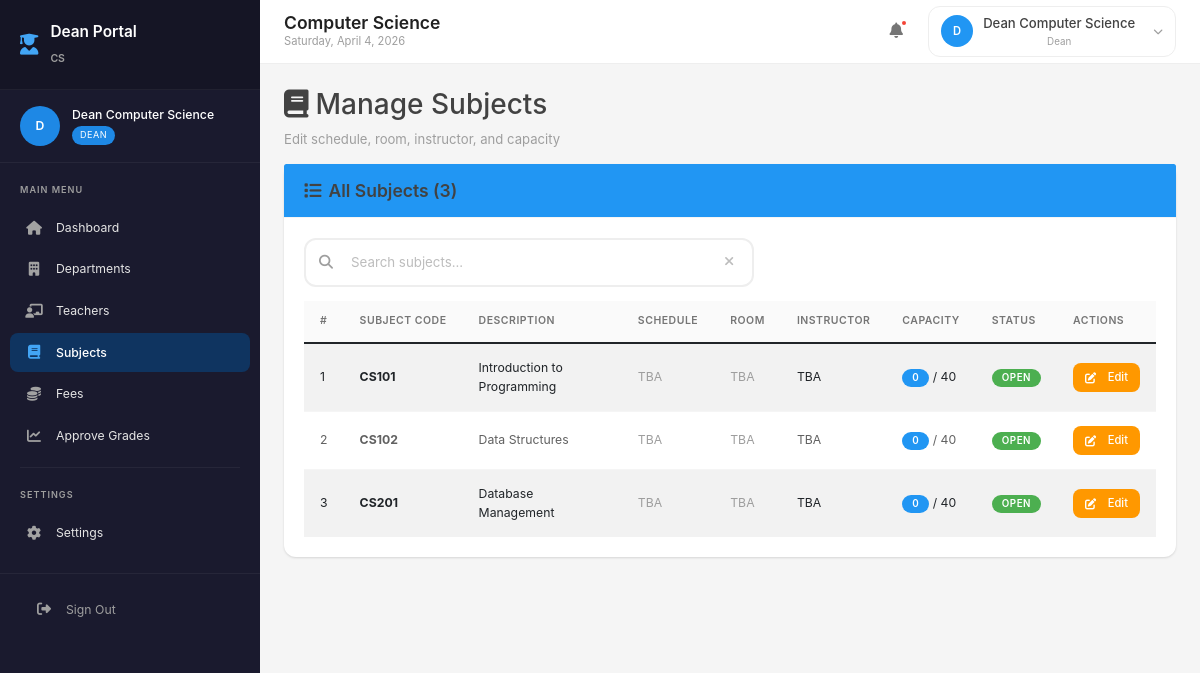
/dean/dashboard.php?page=subjects (signed in), run on the app's committed database.
### tables this page shows
CREATE TABLE system_users (
    id INT AUTO_INCREMENT PRIMARY KEY,
    username VARCHAR(100) NOT NULL UNIQUE,
    email VARCHAR(100) NOT NULL,
    password VARCHAR(255) NOT NULL,
    password_encrypted TEXT,
    role_id INT NOT NULL,
    first_name VARCHAR(100) NOT NULL,
    last_name VARCHAR(100) NOT NULL,
    employee_id VARCHAR(50),
    department_id INT,
    branch_id INT DEFAULT 1,
    is_active TINYINT(1) DEFAULT 1,
    last_login DATETIME,
    created_by INT,
    created_at TIMESTAMP DEFAULT CURRENT_TIMESTAMP,
    updated_at TIMESTAMP DEFAULT CURRENT_TIMESTAMP ON UPDATE CURRENT_TIMESTAMP,
    FOREIGN KEY (role_id) REFERENCES roles(id),
    FOREIGN KEY (branch_id) REFERENCES branches(id),
    FOREIGN KEY (created_by) REFERENCES system_users(id),
    INDEX idx_role (role_id),
    INDEX idx_department (department_id)
);

CREATE TABLE departments (
    id INT AUTO_INCREMENT PRIMARY KEY,
    name VARCHAR(255) NOT NULL,
    code VARCHAR(20) NOT NULL UNIQUE,
    dean_id INT NULL,
    passing_grade DECIMAL(5,2) DEFAULT 75.00,
    description TEXT,
    is_active TINYINT(1) DEFAULT 1,
    created_at TIMESTAMP DEFAULT CURRENT_TIMESTAMP
);

CREATE TABLE subjects (
    id INT AUTO_INCREMENT PRIMARY KEY,
    subject_code VARCHAR(20) NOT NULL,
    description VARCHAR(255) NOT NULL,
    course_code VARCHAR(20),  
    department_id INT,
    units DECIMAL(3,1) DEFAULT 0,
    lecture_units DECIMAL(3,1) DEFAULT 0,
    lab_units DECIMAL(3,1) DEFAULT 0,
    year_level INT DEFAULT 1,
    semester VARCHAR(20),  
    instructor VARCHAR(255),  
    instructor_id INT,  
    room VARCHAR(50),
    schedule VARCHAR(100),
    max_students INT DEFAULT 40,
    is_active TINYINT(1) DEFAULT 1,
    created_at TIMESTAMP DEFAULT CURRENT_TIMESTAMP,
    FOREIGN KEY (department_id) REFERENCES departments(id) ON DELETE SET NULL,
    FOREIGN KEY (instructor_id) REFERENCES system_users(id) ON DELETE SET NULL,
    UNIQUE KEY unique_subject (subject_code, course_code, year_level, semester)
);

### dean/pages/subjects.php (the view, shortened to what this page needs)
<?php
require_once '../config.php';
$per_page = 20;
$current_page = isset($_GET['page_num']) ? max(1, intval($_GET['page_num'])) : 1;
$dean_id = $_SESSION['user_id'];
$dean = $conn->query("SELECT su.*, d.id as dept_id FROM system_users su LEFT JOIN departments d ON su.department_id = d.id WHERE su.id = $dean_id")->fetch_assoc();
$dept_id = $dean['department_id'] ?? 0;
$MAX_STUDENTS = 40;
$subjects = $conn->query("SELECT s.id, s.subject_code, s.description, s.units, s.schedule, s.room, s.instructor_id, s.max_students, s.is_active, c.name as course_name, CONCAT(su.first_name, ' ', su.last_name) as instructor_name
    FROM subjects s
    LEFT JOIN courses c ON s.course_code = c.code
    LEFT JOIN system_users su ON s.instructor_id = su.id
    WHERE c.department_id = $dept_id
    ORDER BY s.subject_code
    LIMIT {$per_page} OFFSET " . (($current_page - 1) * $per_page));
$enrollment_counts = [];
?>
<h2><i class="fas fa-book me-2"></i>Manage Subjects</h2>
<p class="text-muted">Edit schedule, room, instructor, and capacity</p>
<div class="card">
    <div class="card-header bg-primary text-white">
        <h5 class="mb-0"><i class="fas fa-list me-2"></i>All Subjects (<?php echo $subjects ? $subjects->num_rows : 0; ?>)</h5>
    </div>
    <div class="card-body">
        <?php if ($subjects && $subjects->num_rows > 0): ?>
            <div class="search-wrapper mb-3"><i class="fas fa-search search-icon"></i><input type="text" class="search-input" data-table="subjectsTable" placeholder="Search subjects..."><button type="button" class="search-clear" onclick="clearSearch(this)"><i class="fas fa-times"></i></button></div>
            <table class="table table-striped datatable" id="subjectsTable">
                <thead>
                    <tr>
                        <th>#</th>
                        <th>Subject Code</th>
                        <th>Description</th>
                        <th>Schedule</th>
                        <th>Room</th>
                        <th>Instructor</th>
                        <th>Capacity</th>
                        <th>Status</th>
                        <th>Actions</th>
                    </tr>
                </thead>
                <tbody>
                    <?php $i = 1; while ($subject = $subjects->fetch_assoc()): ?>
                        <?php
                        $enrolled_count = $enrollment_counts[$subject['id']] ?? 0;
                        $capacity_class = $enrolled_count >= $MAX_STUDENTS ? 'bg-danger' : ($enrolled_count >= $MAX_STUDENTS - 5 ? 'bg-warning' : 'bg-primary');
                        ?>
                        <tr>
                            <td><?php echo $i++; ?></td>
                            <td><strong><?php echo htmlspecialchars($subject['subject_code']); ?></strong></td>
                            <td><?php echo htmlspecialchars($subject['description'] ?? ''); ?></td>
                            <td><?php echo $subject['schedule'] ?: '<span class="text-muted">TBA</span>'; ?></td>
                            <td><?php echo $subject['room'] ?: '<span class="text-muted">TBA</span>'; ?></td>
                            <td><?php echo htmlspecialchars($subject['instructor_name'] ?: 'TBA'); ?></td>
                            <td>
                                <span class="badge <?php echo $capacity_class; ?>"><?php echo $enrolled_count; ?></span> / <?php echo $subject['max_students']; ?>
                            </td>
                            <td>
                                <?php if ($subject['is_active']): ?>
                                    <span class="badge bg-success">Open</span>
                                <?php else: ?>
                                    <span class="badge bg-secondary">Closed</span>
                                <?php endif; ?>
                            </td>
                            <td>
                                <a href="?page=subjects&edit_subject=<?php echo $subject['id']; ?>" class="btn btn-sm btn-warning">
                                    <i class="fas fa-edit me-1"></i>Edit
                                </a>
                            </td>
                        </tr>
                    <?php endwhile; ?>
                </tbody>
            </table>
        <?php else: ?>
            <p class="text-center text-muted">No subjects found.</p>
        <?php endif; ?>
    </div>
</div>

### dean/dashboard.php (shortened to what this page needs)
<?php
require_once "../config.php";
$dean_id = $_SESSION["user_id"];
$page = isset($_GET["page"]) ? $_GET["page"] : "dashboard";
$user_name = $_SESSION["username"];
$dean = $conn->query("SELECT su.*, d.name as dept_name, d.code as dept_code
                      FROM system_users su
                      LEFT JOIN departments d ON su.department_id = d.id
                      WHERE su.id = $dean_id")->fetch_assoc();
?>
<!DOCTYPE html>
<html lang="en">
<head>
    <link href="https://cdn.jsdelivr.net/npm/bootstrap@5.1.3/dist/css/bootstrap.min.css" rel="stylesheet">
    <link rel="stylesheet" href="https://cdnjs.cloudflare.com/ajax/libs/font-awesome/6.4.0/css/all.min.css">
    <link rel="stylesheet" href="/enrollment_system/css/modern.css">
</head>
<body>
    <div class="app-container">
        <aside class="app-sidebar">
            <div class="sidebar-header">
                <a href="dashboard.php" class="sidebar-brand">
                    <i class="fas fa-user-graduate"></i>
                    <div>
                        <div>Dean Portal</div>
                        <small class="sidebar-subtitle"><?php echo htmlspecialchars($dean['dept_code'] ?? ''); ?></small>
                    </div>
                </a>
            </div>
            <div class="sidebar-user">
                <div class="user-avatar"><?php echo strtoupper(substr($user_name, 0, 1)); ?></div>
                <div class="user-info">
                    <h6><?php echo htmlspecialchars($user_name); ?></h6>
                    <span class="user-role-badge">Dean</span>
                </div>
            </div>
            <nav class="sidebar-nav">
                <div class="nav-section">
                    <div class="nav-section-title">Main Menu</div>
                    <div class="nav-item">
                        <a href="dashboard.php" class="nav-link <?php echo $page == 'dashboard' ? 'active' : ''; ?>">
                            <i class="fas fa-home"></i><span>Dashboard</span>
                        </a>
                    </div>
                    <div class="nav-item">
                        <a href="dashboard.php?page=departments" class="nav-link <?php echo $page == 'departments' ? 'active' : ''; ?>">
                            <i class="fas fa-building"></i><span>Departments</span>
                        </a>
                    </div>
                    <div class="nav-item">
                        <a href="dashboard.php?page=teachers" class="nav-link <?php echo $page == 'teachers' ? 'active' : ''; ?>">
                            <i class="fas fa-chalkboard-teacher"></i><span>Teachers</span>
                        </a>
                    </div>
                    <div class="nav-item">
                        <a href="dashboard.php?page=subjects" class="nav-link <?php echo $page == 'subjects' ? 'active' : ''; ?>">
                            <i class="fas fa-book"></i><span>Subjects</span>
                        </a>
                    </div>
                    <div class="nav-item">
                        <a href="dashboard.php?page=fees" class="nav-link <?php echo $page == 'fees' ? 'active' : ''; ?>">
                            <i class="fas fa-coins"></i><span>Fees</span>
                        </a>
                    </div>
                    <div class="nav-item">
                        <a href="dashboard.php?page=grades" class="nav-link <?php echo $page == 'grades' ? 'active' : ''; ?>">
                            <i class="fas fa-chart-line"></i><span>Approve Grades</span>
                        </a>
                    </div>
                </div>
                <div class="nav-divider"></div>
                <div class="nav-section">
                    <div class="nav-section-title">Settings</div>
                    <div class="nav-item">
                        <a href="dashboard.php?page=settings" class="nav-link <?php echo $page == 'settings' ? 'active' : ''; ?>">
                            <i class="fas fa-cog"></i><span>Settings</span>
                        </a>
                    </div>
            </nav>
            <div class="sidebar-footer">
                <a href="logout.php" class="nav-link"><i class="fas fa-sign-out-alt"></i><span>Sign Out</span></a>
            </div>
        </aside>
        <main class="app-main">
            <header class="app-header">
                <div class="header-left">
                    <div>
                        <h1 class="page-title"><?php echo $dean['dept_name'] ?? 'Dean Dashboard'; ?></h1>
                        <p class="page-subtitle"><?php echo date('l, F j, Y'); ?></p>
                    </div>
                </div>
                <div class="header-right">
                    <button class="header-action" title="Notifications"><i class="fas fa-bell"></i><span class="badge-dot"></span></button>
                    <div class="user-dropdown">
                        <button class="user-dropdown-btn">
                            <div class="avatar"><?php echo strtoupper(substr($user_name, 0, 1)); ?></div>
                            <div>
                                <div class="user-name"><?php echo htmlspecialchars($user_name); ?></div>
                                <div class="user-role">Dean</div>
                            </div>
                            <i class="fas fa-chevron-down"></i>
                        </button>
                    </div>
                </div>
            </header>
            <div class="app-content">
                <?php
                switch($page) {
                    case "subjects":
                        include "pages/subjects.php";
                        break;
                        ?>
                        <?php
                }
                ?>
            </div>
        </main>
    </div>
</body>
</html>

### data on the page
system_users: department.code "CS", department.name "Computer Science"
subjects: subject_code "CS101", description "Introduction to Programming", schedule "TBA", room "TBA", instructor_name "TBA", id "0", max_students "40", is_active "OPEN"
subjects: subject_code "CS102", description "Data Structures", schedule "TBA", room "TBA", instructor_name "TBA", id "0", max_students "40", is_active "OPEN"
subjects: subject_code "CS201", description "Database Management", schedule "TBA", room "TBA", instructor_name "TBA", id "0", max_students "40", is_active "OPEN"

### other printed values
substr($user_name, 0, 1) "D"
$user_name "Dean Computer Science"
$subjects->num_rows "3"
